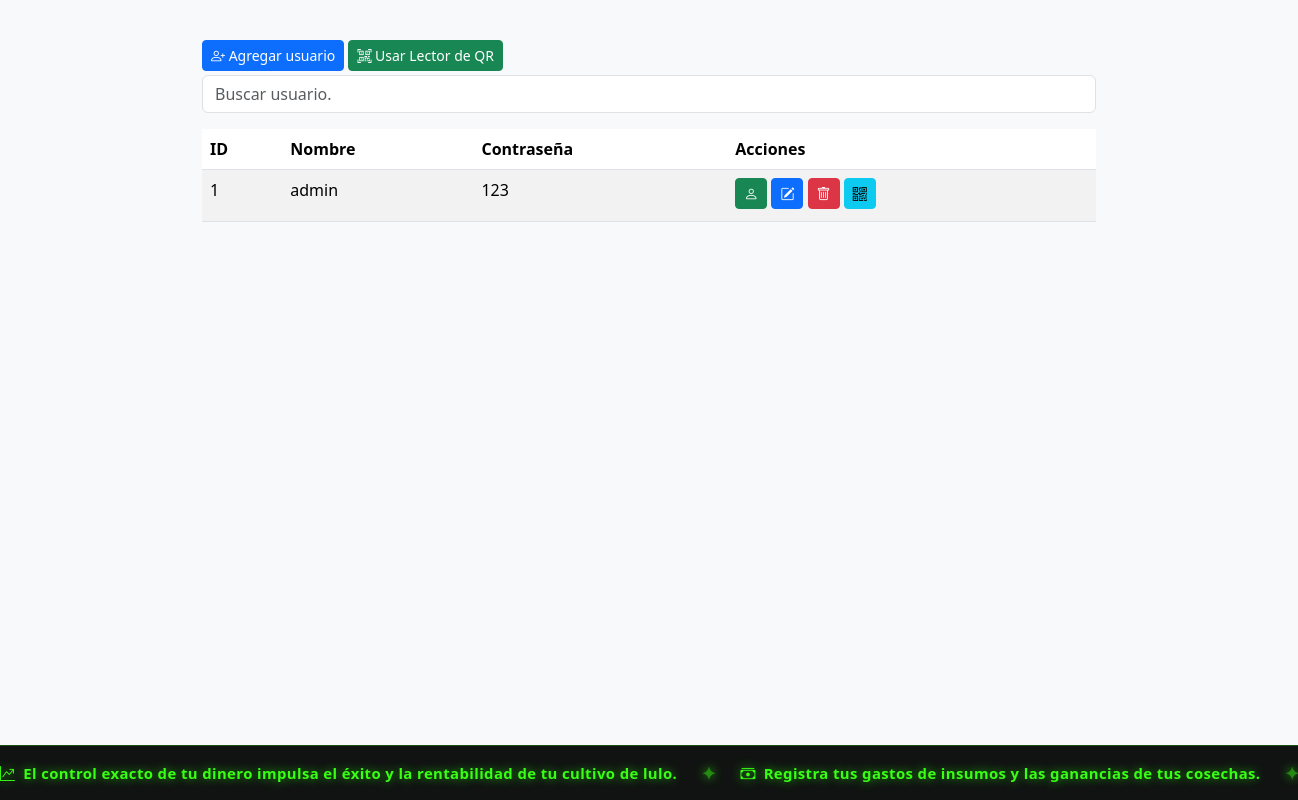
The app's page /User/, older data.
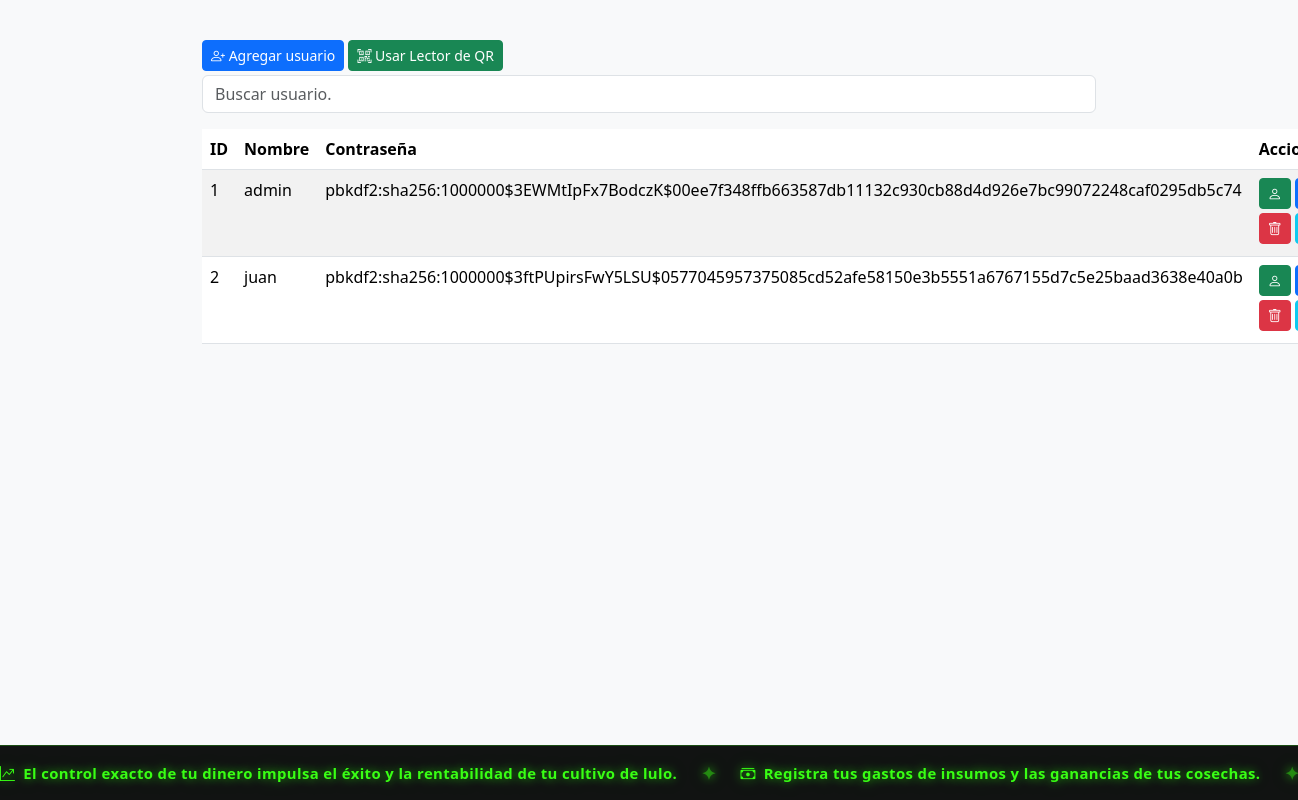
The same page, newer data.
### app/models/users.py (models this page shows, shortened)
class User(db.Model, UserMixin):
    __tablename__ = 'users'
    idUser = db.Column(db.Integer, primary_key=True)
    nameUser = db.Column(db.String(80), unique=True, nullable=False)
    passwordUser = db.Column(db.String(255), nullable=False)
    isAdmin = db.Column(db.Boolean, default=False, nullable=False)
    activo = db.Column(db.Boolean, default=True, nullable=False)

### app/routes/users_route.py (the view)
@bp.route('/')
def index():
    data = User.query.all()
    return render_template('users/index.html', data=data)

### app/templates/users/index.html (shortened to what this page needs)
{% extends "base.html" %}
{% block content %}
    <div class="text-start">
        <a href="{{ url_for('user.add') }}" class="btn btn-primary btn-sm mb-1">
            <i class="bi bi-person-plus"></i> Agregar usuario
        </a>
        <a href="#" class="btn btn-sm btn-success mb-1" data-bs-toggle="modal" data-bs-target="#qrReaderModal">
            <i class="bi bi-qr-code-scan"></i> Usar Lector de QR
        </a>
    </div>
    <input type="text" id="searchInput" class="form-control mb-3" placeholder="Buscar usuario.">
    <table class="table table-striped">
        <thead>
            <tr>
                <th>ID</th>
                <th>Nombre</th>
                <th>Contraseña</th>
                <th>Acciones</th>
            </tr>
        </thead>
        <tbody id="userTable">
            {% for user in data %}
                <tr>
                    <td>{{ user.idUser }}</td>
                    <td>{{ user.nameUser }}</td>
                    <td>{{ user.passwordUser }}</td>
                    <td>
                        <a href="{{ url_for('user.detail', id=user.idUser) }}" class="btn btn-success btn-sm mb-1">
                            <i class="bi bi-person"></i>
                        </a>
                        <a href="{{ url_for('user.edit', id=user.idUser) }}" class="btn btn-primary btn-sm mb-1">
                            <i class="bi bi-pencil-square"></i>
                        </a>
                        <a href="{{ url_for('user.delete', id=user.idUser) }}" class="btn btn-danger btn-sm mb-1">
                            <i class="bi bi-trash"></i>
                        </a>
                        <button type="button" class="btn btn-info btn-sm mb-1" data-bs-toggle="modal" data-bs-target="#qrModal{{ user.idUser }}">
                            <i class="bi bi-qr-code"></i>
                        </button>
                    </td>
                </tr>
            {% endfor %}
        </tbody>
    </table>
  </div>
{% endblock %}

### app/templates/base.html (shortened to what this page needs)
<!DOCTYPE html>
<html lang="es" class="h-100">
<head>
  <link rel="stylesheet" href="{{ url_for('static', filename='bootstrap/css/bootstrap.css')}}">
  <link rel="stylesheet" href="{{ url_for('static', filename='css/bootstrap-icons.min.css')}}">
  <link rel="stylesheet" href="{{ url_for('static', filename='css/style.css')}}">
</head>
<body class="d-flex flex-column h-100 {% block body_class %}bg-light{% endblock %}">
  <main class="flex-shrink-0">
    {% block full_content %}
    <div class="container mt-4 mx-auto">
      <div class="row justify-content-center">
        <div class="col-md-10">
          <div class="card-body">
            <div class="container-fluid p-3">
              {% block content %}
              {% endblock %}
            </div>
          </div>
        </div>
      </div>
    {% endblock %}
  </main>
  <footer class="footer-lulo mt-auto">
    <div class="footer-ticker-track">
      <div class="footer-ticker-content">
        <span><i class="bi bi-graph-up-arrow me-2"></i>El control exacto de tu dinero impulsa el éxito y la rentabilidad de tu cultivo de lulo.</span>
        <span class="ticker-divider">✦</span>
        <span><i class="bi bi-cash-stack me-2"></i>Registra tus gastos de insumos y las ganancias de tus cosechas.</span>
        <span class="ticker-divider">✦</span>
      </div>
    </div>
  </footer>
</body>
</html>

### app/static/css/style.css (style rules this page uses)
:root { --bg-dark: #070908; --bg-card: rgba(15, 23, 18, 0.85); --neon-green: #39ff14; --neon-green-glow: rgba(57, 255, 20, 0.35); --neon-green-subtle: rgba(57, 255, 20, 0.12); --text-light: #e5f9eb; --text-muted: #b8d5c1; --border-neon: rgba(57, 255, 20, 0.25); --gold-accent: #ffb703; }
.footer-lulo { background-color: rgba(5, 7, 6, 0.95) !important; border-top: 1px solid var(--border-neon); position: relative; z-index: 10; padding: 0.85rem 0; overflow: hidden; display: flex; }
.footer-ticker-track { display: flex; width: max-content; animation: marqueeContinuous 30s linear infinite; will-change: transform; }
.footer-ticker-content { display: flex; align-items: center; gap: 1.5rem; white-space: nowrap; padding-right: 1.5rem; color: var(--neon-green); font-size: 0.93rem; font-weight: 600; letter-spacing: 0.4px; text-shadow: 0 0 10px rgba(57, 255, 20, 0.6), 0 0 20px rgba(57, 255, 20, 0.25); }
.ticker-divider { color: rgba(57, 255, 20, 0.4); font-size: 1.1rem; }

Row changes from the older to the newer data that the page shows:
changed User "admin": passwordUser "123" → "pbkdf2:sha256:1000000$3EWMtIpFx7BodczK$00ee7f348ffb663587db11132c930cb88d4d926e7bc99072248caf0295db5c74"
added User: idUser "2", nameUser "juan", passwordUser "pbkdf2:sha256:1000000$3ftPUpirsFwY5LSU$0577045957375085cd52afe58150e3b5551a6767155d7c5e25baad3638e40a0b"
